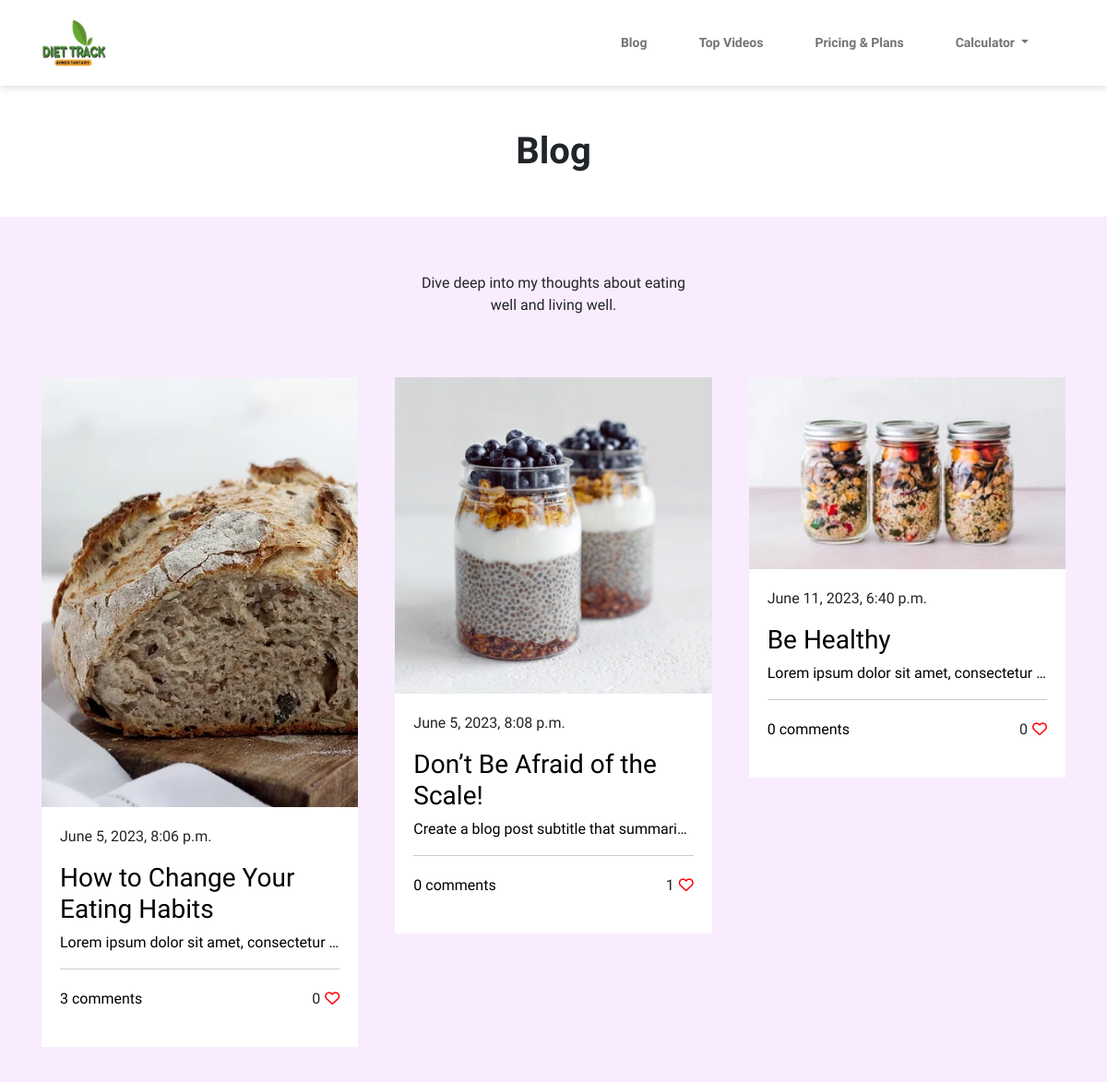
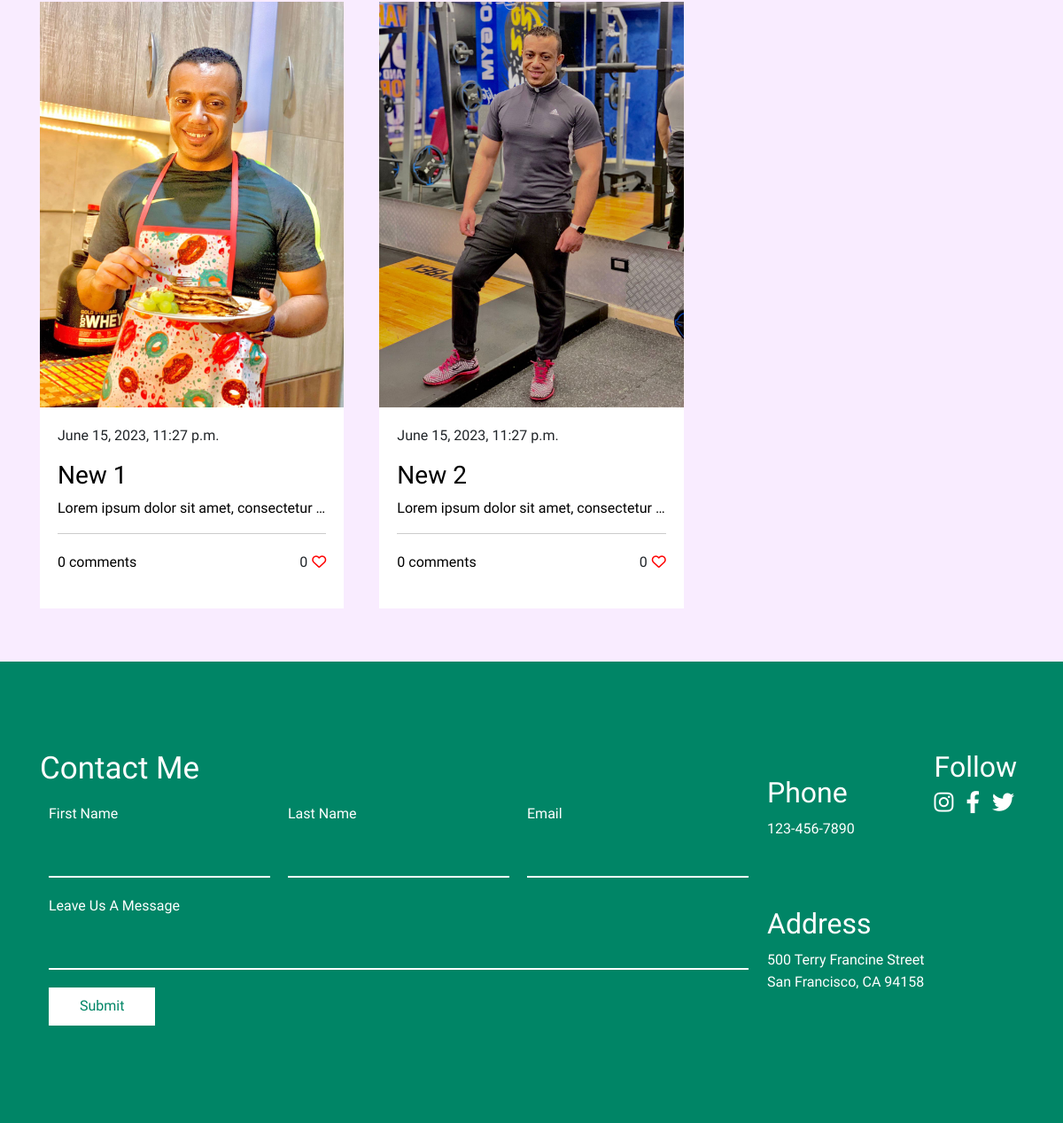
Screenshot of /blog/articles/ with the database file from the repository (2 pictures, top to bottom).
### blog/models.py (models this page shows, shortened)
class Article(models.Model):
    publish_date = models.DateTimeField(auto_now_add=True)
    title = models.CharField(max_length=255)
    description = models.TextField()
    image = models.ImageField(null=True)

### blog/views.py (the view)
# urls.py: path('articles/', views.articles, name='blog'),
def articles(request):
    articles = Article.objects.prefetch_related('comments').prefetch_related('likes').all()
    return render(request, 'blog.html', {"articles": list(articles), "user": request.user})

### templates/blog.html
{% extends "base.html" %}
{% load static %}
{% block body %}
<h1 class="mian_tital_pages">blog</h1>
<section class="blog">
    <p>Dive deep into my thoughts about eating
        <br> well and living well.
    </p>
    <div class="container">
        {% for article in articles %}
        <div class="card_blog">
            <img src="{{article.image.url}}" alt="">
            <div class="text_log">
                <p>{{article.publish_date}}</p>
                <a href="#" class="post">
                    <h3>{{article.title}}</h3>
                    <p class="description">{{article.description}}
                    </p>
                </a>
                <div class="comments"> <a href="#">{{article.comments.count}} comments</a>
                    <span>{{article.likes.count}}<i class="fa-regular fa-heart"></i></span>
                </div>
            </div>
        </div>
        {% endfor %}
    </div>
</section>
{% endblock %}

### static/css/master.css (style rules this page uses)
* { -webkit-box-sizing: border-box; -moz-box-sizing: border-box; box-sizing: border-box; }
html { scroll-behavior: smooth; }
body { font-family: 'Cairo', sans-serif; margin: 0; padding: 0; }
a { text-decoration: none; }
.mian_tital_pages { text-align: center; font-weight: 800; font-size: 40px; text-transform: capitalize; padding: 20px 0; }
.container { padding-left: 15px; padding-right: 15px; margin-left: auto; margin-right: auto; }
@media (min-width:768px) { .container { width: 750px; } }
@media (min-width:992px) { .container { width: 970px; } }
@media (min-width:1200px) { .container { width: 1170px; } }
:root { --main-color: #008566; --section-color: #f9ecff; --over-image-color: #5b219241; }
.blog { background-color: var(--section-color); padding: 60px 0; }
.blog>p { text-align: center; padding-bottom: 50px; }
.blog .container { display: grid; grid-template-columns: repeat(auto-fill, minmax(300px, 1fr)); gap: 40px; }
.blog .card_blog { background-color: white; height: fit-content; }
.blog .card_blog img { width: 100%; }
.blog .text_log { padding: 20px; }
.blog .text_log a { color: black; }
.blog .text_log .post .description { overflow: hidden; text-overflow: ellipsis; white-space: nowrap; }
.blog .text_log .post { display: block; border-bottom: 1px solid #ccc; }
.blog .comments { display: flex; justify-content: space-between; padding: 20px 0; }
.blog .comments span i { color: red; padding-left: 5px; cursor: pointer; }

### rows the page displays
Article: image (picture), publish_date "June 5, 2023, 8:06 p.m.", title "How to Change Your Eating Habits", description "Lorem ipsum dolor sit amet, consectetur…", comments.count "3", likes.count "0"
Article: image (picture), publish_date "June 5, 2023, 8:08 p.m.", title "Don’t Be Afraid of the Scale!", description "Create a blog post subtitle that summari…", comments.count "0", likes.count "1"
Article: image (picture), publish_date "June 11, 2023, 6:40 p.m.", title "Be Healthy", description "Lorem ipsum dolor sit amet, consectetur…", comments.count "0", likes.count "0"
Article: image (picture), publish_date "June 15, 2023, 11:27 p.m.", title "New 1", description "Lorem ipsum dolor sit amet, consectetur…", comments.count "0", likes.count "0"
Article: image (picture), publish_date "June 15, 2023, 11:27 p.m.", title "New 2", description "Lorem ipsum dolor sit amet, consectetur…", comments.count "0", likes.count "0"
